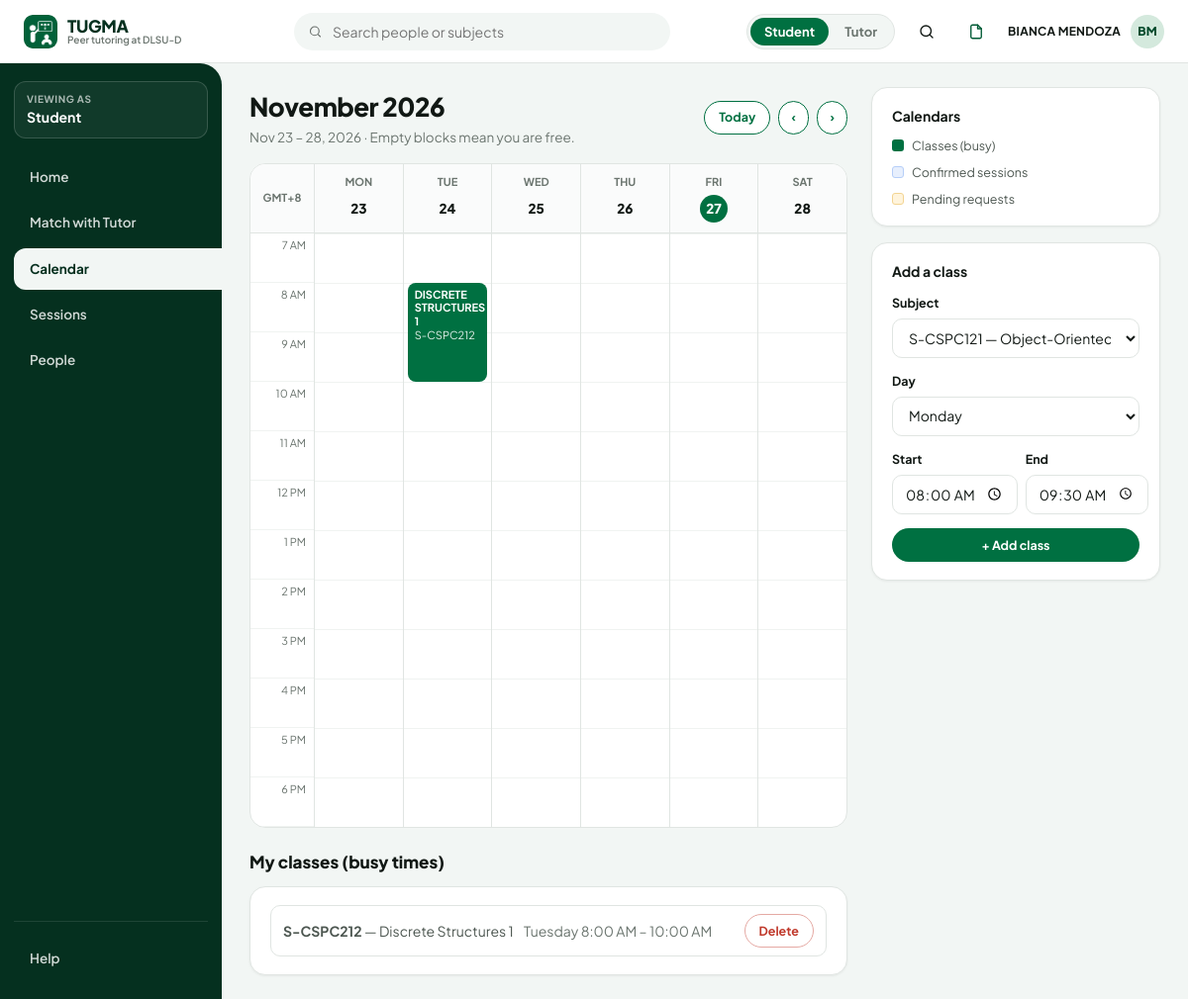
Page /calendar (signed in) on the committed database.
### tables this page shows
CREATE TABLE student_schedule (
    schedule_id INTEGER PRIMARY KEY,
    student_id  INTEGER NOT NULL,
    day         TEXT NOT NULL
                CHECK (
                    day IN (
                        'Monday',
                        'Tuesday',
                        'Wednesday',
                        'Thursday',
                        'Friday',
                        'Saturday',
                        'Sunday'
                    )
                ),
    start_time  TEXT NOT NULL
                CHECK (
                    start_time GLOB '[0-2][0-9]:[0-5][0-9]'
                ),
    end_time    TEXT NOT NULL
                CHECK (
                    end_time GLOB '[0-2][0-9]:[0-5][0-9]'
                ),
    subject_id  INTEGER NOT NULL,

    CHECK (start_time < end_time),

    FOREIGN KEY (student_id)
        REFERENCES students(student_id)
        ON DELETE CASCADE
        ON UPDATE CASCADE,

    FOREIGN KEY (subject_id)
        REFERENCES subjects(subject_id)
        ON DELETE RESTRICT
        ON UPDATE CASCADE
);

CREATE TABLE subjects (
    subject_id   INTEGER PRIMARY KEY,
    subject_code TEXT NOT NULL UNIQUE,
    subject_name TEXT NOT NULL
);

### app.py (the view)
@app.route("/calendar")
@login_required("member")
def calendar_page():
    user = current_user()
    mode = active_mode(user)
    db = get_db()
    today_date = datetime.now().date()
    default_monday = today_date - timedelta(days=today_date.weekday())
    week_param = request.args.get("week")
    try:
        anchor = datetime.strptime(week_param, "%Y-%m-%d").date() if week_param else default_monday
    except ValueError:
        anchor = default_monday
    week_start = anchor - timedelta(days=anchor.weekday())
    week_end = week_start + timedelta(days=5)  # Saturday
    prev_week = (week_start - timedelta(days=7)).isoformat()
    next_week = (week_start + timedelta(days=7)).isoformat()
    today_week = default_monday.isoformat()
    month_label = week_start.strftime("%B %Y")
    if week_start.month == week_end.month:
        week_range_label = f"{week_start.strftime('%b %d')} – {week_end.strftime('%d, %Y')}"
    else:
        week_range_label = f"{week_start.strftime('%b %d')} – {week_end.strftime('%b %d, %Y')}"
    week_days = []
    for i, d_name in enumerate(DAYS):
        d_date = week_start + timedelta(days=i)
        week_days.append({
            "name": d_name,
            "short": d_name[:3],
            "num": d_date.day,
            "is_today": d_date == today_date,
        })
    events, classes, avail_rows = _build_calendar_events(db, user, mode, week_start, week_end)
    subjects = db.fetch_all("SELECT * FROM subjects ORDER BY subject_code")
    hours = list(range(7, 19))  # 7 AM to 6 PM
    positioned = {d: [] for d in DAYS}
    for ev in events:
        if ev["day"] not in positioned:
            continue
        start_m = max(7 * 60, to_minutes(ev["start"]))
        end_m = min(19 * 60, to_minutes(ev["end"]))
        if end_m <= start_m:
            continue
        ev["top_pct"] = ((start_m - 7 * 60) / (12 * 60)) * 100
        ev["height_pct"] = max(4.0, ((end_m - start_m) / (12 * 60)) * 100)
        positioned[ev["day"]].append(ev)
    return render_template(
        "portal/calendar.html",
        hours=hours,
        positioned=positioned,
        classes=classes,
        avail_rows=avail_rows,
        subjects=subjects,
        month_label=month_label,
        week_range_label=week_range_label,
        week_days=week_days,
        prev_week=prev_week,
        next_week=next_week,
        today_week=today_week,
    )

### app.py (called while the page is built)
def get_db():
    if "db" not in g:
        g.db = Database(DB_PATH)
    return g.db

def current_user():
    uid = session.get("user_id")
    if not uid:
        return None
    if "current_user" not in g:
        g.current_user = get_user(get_db(), uid)
    return g.current_user

def initials(name):
    parts = [p for p in (name or "").split() if p]
    if not parts:
        return "?"
    if len(parts) == 1:
        return parts[0][:2].upper()
    return (parts[0][0] + parts[-1][0]).upper()

def active_mode(user):
    if not user or user["role"] == "admin":
        return None
    modes = user["modes"]
    mode = session.get("mode")
    if mode not in modes and modes:
        mode = modes[0]
        session["mode"] = mode
    return mode

def login_required(role=None):
    def decorator(fn):
        @wraps(fn)
        def wrapper(*args, **kwargs):
            user = current_user()
            if not user:
                session.clear()
                return redirect(url_for("login_page"))
            if role == "admin" and user["role"] != "admin":
                flash("Administrator access is required.", "error")
                return redirect(url_for("home"))
            if role == "member" and user["role"] == "admin":
                return redirect(url_for("admin_home"))
            return fn(*args, **kwargs)
        return wrapper
    return decorator

### services/auth_service.py (called while the page is built)
def _session_dict(row):
    modes = []
    if row["student_id"] is not None:
        modes.append("Learning")
    if row["tutor_id"] is not None:
        modes.append("Tutoring")
    return {
        "user_id": row["user_id"],
        "email": row["email"],
        "role": row["role"],  # 'member' or 'admin'
        "student_id": row["student_id"],
        "tutor_id": row["tutor_id"],
        "modes": modes,
        "name": row["name"],
    }

def get_user(db, user_id):
    row = db.fetch_one(_USER_QUERY + " WHERE u.user_id = ?", (user_id,))
    if row is None or not row["is_active"]:
        return None
    return _session_dict(row)

def require_role(db, user_id, *roles):
    user = get_user(db, user_id)
    allowed = user is not None and (
        user["role"] in roles
        or ("student" in roles and user["student_id"] is not None)
        or ("tutor" in roles and user["tutor_id"] is not None)
    )
    if not allowed:
        raise PermissionDenied("You do not have access to this operation.")
    return user

### services/session_service.py (called while the page is built)
def _now():
    return datetime.now()

### templates/portal/calendar.html (shortened to what this page needs)
{% extends "base.html" %}
{% block content %}
<div style="display:flex; justify-content:space-between; align-items:center; margin-bottom:16px; flex-wrap:wrap; gap:12px;">
  <div>
    <h1 class="page-title" style="margin-bottom:2px;">{{ month_label }}</h1>
    <p class="page-subtitle" style="margin:0;">{{ week_range_label }} · Empty blocks mean you are free.</p>
  </div>
  <div style="display:flex; align-items:center; gap:8px;">
    <a href="{{ url_for('calendar_page', week=today_week) }}" class="btn btn-outline btn-sm">Today</a>
    <a href="{{ url_for('calendar_page', week=prev_week) }}" class="btn btn-outline btn-sm" title="Previous week" style="padding:0 12px;">‹</a>
    <a href="{{ url_for('calendar_page', week=next_week) }}" class="btn btn-outline btn-sm" title="Next week" style="padding:0 12px;">›</a>
  </div>
</div>
<div class="cal-grid-wrap">
  <div class="cal-header">
    <div class="cal-header-cell" style="border-left:none; color:var(--muted); font-size:11px; display:flex; align-items:center; justify-content:center;">GMT+8</div>
    {% for wd in week_days %}
      <div class="cal-header-cell">
        <div style="font-size:11px; font-weight:700; color:var(--muted); text-transform:uppercase;">{{ wd.short }}</div>
        <div style="margin-top:4px; display:inline-flex; align-items:center; justify-content:center; width:28px; height:28px; border-radius:50%; font-size:13.5px; font-weight:800; {{ 'background:var(--primary); color:#fff;' if wd.is_today else 'color:var(--ink);' }}">
          {{ wd.num }}
        </div>
      </div>
    {% endfor %}
  </div>
  <div class="cal-body">
    <div class="cal-hours">
      {% for h in hours %}
        <div class="cal-hour-label">{{ (h % 12) or 12 }} {{ 'AM' if h < 12 else 'PM' }}</div>
      {% endfor %}
    </div>
    {% for wd in week_days %}
      <div class="cal-day-col">
        {% for ev in positioned[wd.name] %}
          <div class="cal-event kind-{{ ev.kind }}" style="top: {{ '%.2f'|format(ev.top_pct) }}%; height: {{ '%.2f'|format(ev.height_pct) }}%;" title="{{ ev.title }} ({{ ev.subtitle }})">
            <strong>{{ ev.title }}</strong><br>
            <span style="opacity:0.9;">{{ ev.subtitle }}</span>
          </div>
        {% endfor %}
      </div>
    {% endfor %}
  </div>
</div>
<h2 class="section-title">My classes (busy times)</h2>
<div class="card">
  {% if classes %}
    <div style="display:flex; flex-direction:column; gap:8px;">
      {% for c in classes %}
        <div style="display:flex; justify-content:space-between; align-items:center; padding:8px 12px; border:1px solid var(--border); border-radius:10px;">
          <div>
            <strong>{{ c.subject_code }}</strong> — {{ c.subject_name.title() }}
            <span style="color:var(--muted); margin-left:8px;">{{ c.day }} {{ fmt12(c.start_time) }} – {{ fmt12(c.end_time) }}</span>
          </div>
          <form action="{{ url_for('delete_class_route') }}" method="post">
            <button type="submit" class="btn btn-danger-outline btn-sm">Delete</button>
          </form>
        </div>
      {% endfor %}
    </div>
  {% else %}
    <p style="margin:0; color:var(--muted);">No classes added yet. Use the form on the right to add your class schedule.</p>
  {% endif %}
</div>
{% endblock %}
{% block right_rail %}
<aside class="right-rail">
  <div class="card">
    <strong style="color:var(--ink); display:block; margin-bottom:10px;">Calendars</strong>
    <div style="display:flex; flex-direction:column; gap:8px; font-size:12.5px;">
      <div style="display:flex; align-items:center; gap:8px;"><span style="width:12px; height:12px; border-radius:3px; background:var(--primary);"></span> Classes (busy)</div>
      <div style="display:flex; align-items:center; gap:8px;"><span style="width:12px; height:12px; border-radius:3px; background:var(--pill-blue-bg); border:1px solid #B6CEF8;"></span> Confirmed sessions</div>
      <div style="display:flex; align-items:center; gap:8px;"><span style="width:12px; height:12px; border-radius:3px; background:var(--pill-amber-bg); border:1px solid #F3D492;"></span> Pending requests</div>
    </div>
  </div>
  <div class="card">
    <strong style="color:var(--ink); display:block; margin-bottom:12px;">Add a class</strong>
    <form action="{{ url_for('add_class_route') }}" method="post">
      <div class="form-group">
        <label class="form-label">Subject</label>
        <select name="subject_id" class="form-control" required>
          {% for s in subjects %}
            <option value="{{ s.subject_id }}">{{ s.subject_code }} — {{ s.subject_name.title() }}</option>
          {% endfor %}
        </select>
      </div>
      <div class="form-group">
        <label class="form-label">Day</label>
        <select name="day" class="form-control">
          {% for d in DAYS %}<option value="{{ d }}">{{ d }}</option>{% endfor %}
        </select>
      </div>
      <div style="display:grid; grid-template-columns:1fr 1fr; gap:8px;">
        <div class="form-group">
          <label class="form-label">Start</label>
          <input type="time" name="start_time" class="form-control" value="08:00" required>
        </div>
        <div class="form-group">
          <label class="form-label">End</label>
          <input type="time" name="end_time" class="form-control" value="09:30" required>
        </div>
      </div>
      <button type="submit" class="btn btn-primary btn-sm btn-full">+ Add class</button>
    </form>
  </div>
</aside>
{% endblock %}

### static/css/tugma.css (style rules this page uses)
:root { --forest: #05301F; --brand-green: #00482A; --primary: #007041; --accent: #1F8A57; --dark-green: #005A35; --mint: #D4E9DD; --surface: #F2F6F4; --white: #FFFFFF; --ink: #111814; --body: #4D5751; --muted: #6B756F; --border: #E0E5E2; --danger: #C0392B; --danger-bg: #FDECEC; --pill-green-bg: #E4F3EA; --pill-green-fg: #005A35; --pill-amber-bg: #FFF4DC; --pill-amber-fg: #B76E00; --pill-blue-bg: #E7EFFD; --pill-blue-fg: #2657B4; --pill-purple-bg: #F1ECFD; --pill-purple-fg: #6E44B8; --pill-gray-bg: #EEF1EF; --pill-gray-fg: #4D5751; --radius-card: 16px; --radius-sm: 10px; --radius-pill: 9999px; --shadow-card: 0 1px 3px rgba(17, 24, 20, 0.04), 0 1px 2px rgba(17, 24, 20, 0.02); --shadow-lg: 0 10px 28px rgba(5, 48, 31, 0.10); }
*, *::before, *::after { box-sizing: border-box; }
html, body { margin: 0; padding: 0; font-family: 'Plus Jakarta Sans', -apple-system, BlinkMacSystemFont, 'Segoe UI', sans-serif; font-size: 14px; line-height: 1.5; color: var(--body); background: var(--surface); -webkit-font-smoothing: antialiased; }
a { color: inherit; text-decoration: none; }
button, input, select, textarea { font-family: inherit; font-size: 14px; }
.right-rail { width: 292px; flex-shrink: 0; display: flex; flex-direction: column; gap: 16px; }
.page-title { margin: 0 0 4px 0; font-size: 26px; font-weight: 800; color: var(--ink); letter-spacing: -0.02em; }
.page-subtitle { margin: 0 0 18px 0; font-size: 13.5px; color: var(--muted); }
.section-title { margin: 22px 0 12px 0; font-size: 17px; font-weight: 800; color: var(--ink); }
.card { background: var(--white); border: 1px solid var(--border); border-radius: var(--radius-card); padding: 18px 20px; box-shadow: var(--shadow-card); }
.btn { display: inline-flex; align-items: center; justify-content: center; gap: 8px; min-height: 40px; padding: 0 18px; border-radius: var(--radius-pill); font-size: 13.5px; font-weight: 700; cursor: pointer; border: 1.5px solid transparent; transition: all 0.15s; }
.btn-sm { min-height: 34px; padding: 0 14px; font-size: 12.5px; }
.btn-full { width: 100%; }
.btn-primary { background: var(--primary); color: var(--white); }
.btn-outline { background: var(--white); color: var(--primary); border-color: var(--primary); }
.btn-danger-outline { background: var(--white); color: var(--danger); border-color: #E5A9A3; }
.form-group { display: flex; flex-direction: column; gap: 6px; margin-bottom: 14px; }
.form-label { font-size: 12.5px; font-weight: 700; color: var(--ink); }
.form-control { width: 100%; min-height: 40px; padding: 8px 12px; border: 1px solid var(--border); border-radius: var(--radius-sm); background: var(--white); color: var(--ink); outline: none; }
.cal-grid-wrap { background: var(--white); border: 1px solid var(--border); border-radius: var(--radius-card); overflow: hidden; }
.cal-header { display: grid; grid-template-columns: 64px repeat(6, 1fr); border-bottom: 1px solid var(--border); background: #FAFBFB; }
.cal-header-cell { padding: 10px 8px; text-align: center; font-size: 12px; font-weight: 700; color: var(--ink); border-left: 1px solid var(--border); }
.cal-body { display: grid; grid-template-columns: 64px repeat(6, 1fr); position: relative; height: 600px; }
.cal-hours { display: flex; flex-direction: column; }
.cal-hour-label { flex: 1; font-size: 11px; color: var(--muted); padding: 4px 8px 0 0; text-align: right; border-bottom: 1px solid #F0F3F1; }
.cal-day-col { position: relative; border-left: 1px solid var(--border); background-image: linear-gradient(to bottom, #F0F3F1 1px, transparent 1px); background-size: 100% calc(100% / 12); }
.cal-event { position: absolute; left: 4px; right: 4px; border-radius: 8px; padding: 5px 7px; font-size: 11px; overflow: hidden; line-height: 1.25; }
.cal-event.kind-class { background: var(--primary); color: var(--white); }

### rows in the picture
student_schedule: title "DISCRETE STRUCTURES 1", subtitle "S-CSPC212", subject_code "S-CSPC212", subject_name "Discrete Structures 1", day "Tuesday", start_time "8:00 AM", end_time "10:00 AM"

### other values in the picture
{{ user.name }} "BIANCA MENDOZA"
{{ initials(user.name) }} "BM"
{{ 'Match with Tutor' if mode == 'Learning' else 'Match with Tutee' }} "Match with Tutor"
{{ month_label }} "November 2026"
{{ week_range_label }} "Nov 23 – 28, 2026"
{{ wd.short }} "MON" "TUE" "WED" "THU" "FRI" "SAT"
{{ wd.num }} "23" "24" "25" "26" "27" "28"
{{ (h % 12) or 12 }} "7" "8" "9" "10" "11" "12" "1" "2" "3" "4" "5" "6"
{{ 'AM' if h < 12 else 'PM' }} "AM" "AM" "AM" "AM" "AM" "PM" "PM" "PM" "PM" "PM" "PM" "PM"
form field subject_id "S-CSPC121 — Object-Oriented Programming"
form field day "Monday"
